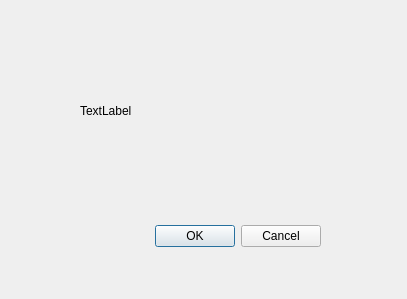
<?xml version="1.0" encoding="UTF-8"?>
<ui version="4.0">
 <class>Dialog</class>
 <widget class="QDialog" name="Dialog">
  <property name="geometry">
   <rect>
    <x>0</x>
    <y>0</y>
    <width>407</width>
    <height>299</height>
   </rect>
  </property>
  <property name="windowTitle">
   <string>Dialog</string>
  </property>
  <widget class="QDialogButtonBox" name="buttonBox">
   <property name="geometry">
    <rect>
     <x>-20</x>
     <y>220</y>
     <width>341</width>
     <height>32</height>
    </rect>
   </property>
   <property name="orientation">
    <enum>Qt::Horizontal</enum>
   </property>
   <property name="standardButtons">
    <set>QDialogButtonBox::Cancel|QDialogButtonBox::Ok</set>
   </property>
  </widget>
  <widget class="QLabel" name="label">
   <property name="geometry">
    <rect>
     <x>80</x>
     <y>90</y>
     <width>231</width>
     <height>41</height>
    </rect>
   </property>
   <property name="text">
    <string>TextLabel</string>
   </property>
  </widget>
 </widget>
 <resources/>
 <connections>
  <connection>
   <sender>buttonBox</sender>
   <signal>rejected()</signal>
   <receiver>Dialog</receiver>
   <slot>reject()</slot>
   <hints>
    <hint type="sourcelabel">
     <x>316</x>
     <y>260</y>
    </hint>
    <hint type="destinationlabel">
     <x>286</x>
     <y>274</y>
    </hint>
   </hints>
  </connection>
 </connections>
</ui>
